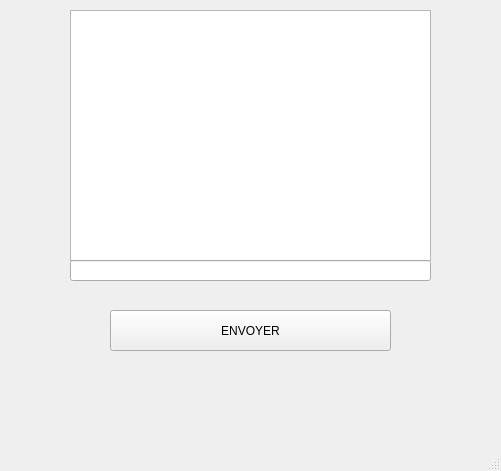
<?xml version="1.0" encoding="UTF-8"?>
<ui version="4.0">
 <class>MainWindow</class>
 <widget class="QMainWindow" name="MainWindow">
  <property name="geometry">
   <rect>
    <x>0</x>
    <y>0</y>
    <width>501</width>
    <height>471</height>
   </rect>
  </property>
  <property name="windowTitle">
   <string>MainWindow</string>
  </property>
  <widget class="QWidget" name="centralwidget">
   <widget class="QPushButton" name="pushButton">
    <property name="geometry">
     <rect>
      <x>110</x>
      <y>310</y>
      <width>281</width>
      <height>41</height>
     </rect>
    </property>
    <property name="text">
     <string>ENVOYER</string>
    </property>
   </widget>
   <widget class="QListWidget" name="listWidget">
    <property name="geometry">
     <rect>
      <x>70</x>
      <y>10</y>
      <width>361</width>
      <height>251</height>
     </rect>
    </property>
   </widget>
   <widget class="QLineEdit" name="lineEdit">
    <property name="geometry">
     <rect>
      <x>70</x>
      <y>260</y>
      <width>361</width>
      <height>21</height>
     </rect>
    </property>
   </widget>
  </widget>
  <widget class="QMenuBar" name="menubar">
   <property name="geometry">
    <rect>
     <x>0</x>
     <y>0</y>
     <width>501</width>
     <height>21</height>
    </rect>
   </property>
  </widget>
  <widget class="QStatusBar" name="statusbar"/>
 </widget>
 <resources/>
 <connections/>
</ui>
